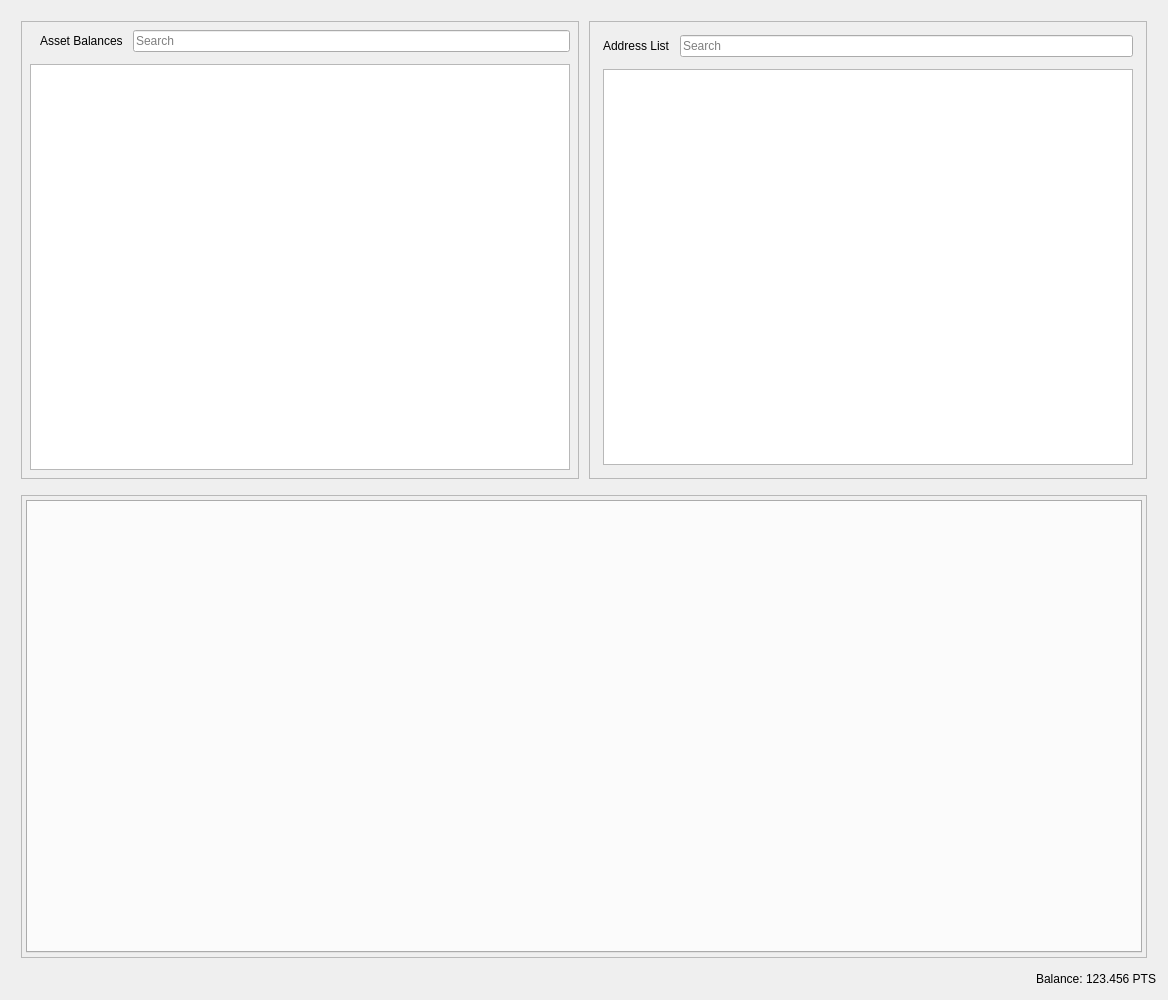
<?xml version="1.0" encoding="UTF-8"?>
<ui version="4.0">
 <class>RestrictedAssetsDialog</class>
 <widget class="QDialog" name="RestrictedAssetsDialog">
  <property name="geometry">
   <rect>
    <x>0</x>
    <y>0</y>
    <width>1168</width>
    <height>1000</height>
   </rect>
  </property>
  <property name="windowTitle">
   <string>Send Coins</string>
  </property>
  <layout class="QVBoxLayout" name="verticalLayout">
   <item>
    <layout class="QHBoxLayout" name="horizontalLayout">
     <property name="spacing">
      <number>10</number>
     </property>
     <property name="leftMargin">
      <number>10</number>
     </property>
     <property name="topMargin">
      <number>10</number>
     </property>
     <property name="rightMargin">
      <number>10</number>
     </property>
     <property name="bottomMargin">
      <number>5</number>
     </property>
     <item>
      <widget class="QFrame" name="frameAssetBalance">
       <property name="frameShape">
        <enum>QFrame::StyledPanel</enum>
       </property>
       <property name="frameShadow">
        <enum>QFrame::Raised</enum>
       </property>
       <layout class="QVBoxLayout" name="verticalLayout_7">
        <property name="spacing">
         <number>12</number>
        </property>
        <property name="leftMargin">
         <number>4</number>
        </property>
        <property name="topMargin">
         <number>4</number>
        </property>
        <property name="rightMargin">
         <number>4</number>
        </property>
        <property name="bottomMargin">
         <number>4</number>
        </property>
        <item>
         <layout class="QVBoxLayout" name="verticalLayout_4">
          <property name="spacing">
           <number>12</number>
          </property>
          <property name="leftMargin">
           <number>4</number>
          </property>
          <property name="topMargin">
           <number>4</number>
          </property>
          <property name="rightMargin">
           <number>4</number>
          </property>
          <property name="bottomMargin">
           <number>4</number>
          </property>
          <item>
           <layout class="QHBoxLayout" name="horizontalLayout_8">
            <property name="spacing">
             <number>10</number>
            </property>
            <property name="leftMargin">
             <number>10</number>
            </property>
            <item>
             <widget class="QLabel" name="labelAssetBalance">
              <property name="text">
               <string>Asset Balances</string>
              </property>
             </widget>
            </item>
            <item>
             <widget class="QLineEdit" name="lineEditAssetSearch">
              <property name="placeholderText">
               <string>Search</string>
              </property>
             </widget>
            </item>
           </layout>
          </item>
          <item>
           <widget class="QTableView" name="listAssets"/>
          </item>
         </layout>
        </item>
       </layout>
      </widget>
     </item>
     <item>
      <widget class="QFrame" name="frameAddressList">
       <property name="frameShape">
        <enum>QFrame::StyledPanel</enum>
       </property>
       <property name="frameShadow">
        <enum>QFrame::Raised</enum>
       </property>
       <layout class="QVBoxLayout" name="verticalLayout_10">
        <property name="spacing">
         <number>12</number>
        </property>
        <item>
         <layout class="QVBoxLayout" name="verticalLayout_9">
          <property name="spacing">
           <number>12</number>
          </property>
          <property name="leftMargin">
           <number>4</number>
          </property>
          <property name="topMargin">
           <number>4</number>
          </property>
          <property name="rightMargin">
           <number>4</number>
          </property>
          <property name="bottomMargin">
           <number>4</number>
          </property>
          <item>
           <layout class="QHBoxLayout" name="horizontalLayout_9">
            <property name="spacing">
             <number>10</number>
            </property>
            <property name="leftMargin">
             <number>0</number>
            </property>
            <property name="topMargin">
             <number>0</number>
            </property>
            <property name="rightMargin">
             <number>0</number>
            </property>
            <property name="bottomMargin">
             <number>0</number>
            </property>
            <item>
             <widget class="QLabel" name="labelAddressList">
              <property name="text">
               <string>Address List</string>
              </property>
             </widget>
            </item>
            <item>
             <widget class="QLineEdit" name="lineEditAddressSearch">
              <property name="placeholderText">
               <string>Search</string>
              </property>
             </widget>
            </item>
           </layout>
          </item>
          <item>
           <widget class="QTableView" name="myAddressList"/>
          </item>
         </layout>
        </item>
       </layout>
      </widget>
     </item>
    </layout>
   </item>
   <item>
    <layout class="QHBoxLayout" name="horizontalLayout_4">
     <property name="spacing">
      <number>10</number>
     </property>
     <property name="leftMargin">
      <number>10</number>
     </property>
     <property name="topMargin">
      <number>5</number>
     </property>
     <property name="rightMargin">
      <number>10</number>
     </property>
     <property name="bottomMargin">
      <number>5</number>
     </property>
     <item>
      <widget class="QFrame" name="tabFrame">
       <property name="frameShape">
        <enum>QFrame::StyledPanel</enum>
       </property>
       <property name="frameShadow">
        <enum>QFrame::Raised</enum>
       </property>
       <layout class="QVBoxLayout" name="verticalLayout_8">
        <property name="spacing">
         <number>12</number>
        </property>
        <property name="leftMargin">
         <number>4</number>
        </property>
        <property name="topMargin">
         <number>4</number>
        </property>
        <property name="rightMargin">
         <number>4</number>
        </property>
        <property name="bottomMargin">
         <number>4</number>
        </property>
        <item>
         <widget class="QTabWidget" name="tabWidget">
          <property name="tabPosition">
           <enum>QTabWidget::North</enum>
          </property>
          <property name="tabShape">
           <enum>QTabWidget::Rounded</enum>
          </property>
          <property name="currentIndex">
           <number>-1</number>
          </property>
          <property name="elideMode">
           <enum>Qt::ElideNone</enum>
          </property>
         </widget>
        </item>
       </layout>
      </widget>
     </item>
    </layout>
   </item>
   <item>
    <layout class="QHBoxLayout" name="horizontalLayout_2">
     <property name="spacing">
      <number>3</number>
     </property>
     <item>
      <spacer name="horizontalSpacer">
       <property name="orientation">
        <enum>Qt::Horizontal</enum>
       </property>
       <property name="sizeHint" stdset="0">
        <size>
         <width>40</width>
         <height>20</height>
        </size>
       </property>
      </spacer>
     </item>
     <item alignment="Qt::AlignRight">
      <widget class="QLabel" name="label">
       <property name="sizePolicy">
        <sizepolicy hsizetype="Preferred" vsizetype="Fixed">
         <horstretch>0</horstretch>
         <verstretch>0</verstretch>
        </sizepolicy>
       </property>
       <property name="text">
        <string>Balance:</string>
       </property>
      </widget>
     </item>
     <item alignment="Qt::AlignRight">
      <widget class="QLabel" name="labelBalance">
       <property name="sizePolicy">
        <sizepolicy hsizetype="Preferred" vsizetype="Fixed">
         <horstretch>0</horstretch>
         <verstretch>0</verstretch>
        </sizepolicy>
       </property>
       <property name="cursor">
        <cursorShape>IBeamCursor</cursorShape>
       </property>
       <property name="text">
        <string notr="true">123.456 PTS</string>
       </property>
       <property name="textInteractionFlags">
        <set>Qt::LinksAccessibleByMouse|Qt::TextSelectableByKeyboard|Qt::TextSelectableByMouse</set>
       </property>
      </widget>
     </item>
    </layout>
   </item>
  </layout>
 </widget>
 <resources>
  <include location="../points.qrc"/>
 </resources>
 <connections/>
</ui>
